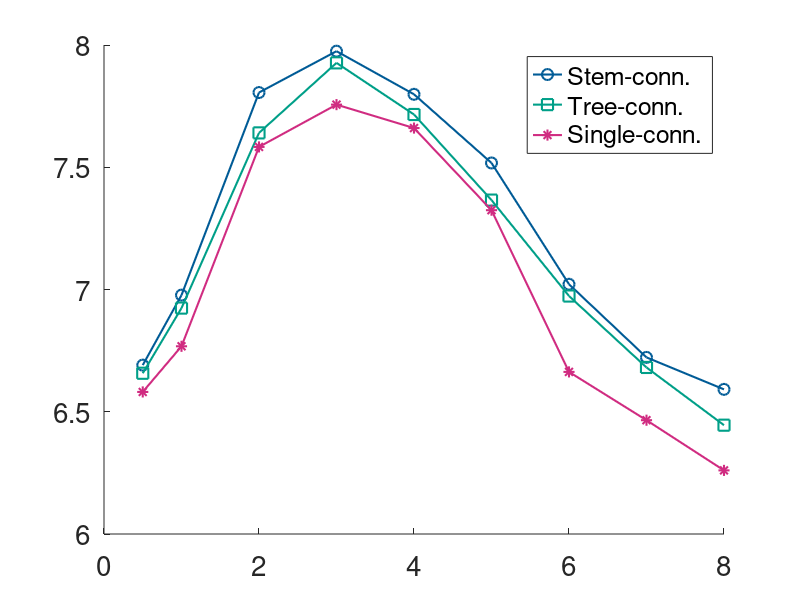

Here is the MATLAB script that generated this plot: (Note: this script raises an error after producing the figure.)
color1 = [0, 91, 150] / 255;   % (0,91,150)
color2 = [0, 159, 136] / 255;  % (0,159,136)
color3 = [208, 44, 129] / 255; % (208,44,129)
color4 = [251,144,98] / 255; %(251,144,98)
color5 = [106,13,131] / 255; % (106,13,131)
colors = {color1, color2, color3, color4, color5};

%% M = 16
load('Spacings__K_4__M_16__nMonte_500.mat');
clearvars arch_list
arch_list = {'Stem-conn.', 'Tree-conn.', 'Single-conn.'};

figure('DefaultAxesFontSize',20); %hold on;
ax1 = axes;
hold(ax1, 'on');
LineW = 1.5;
MarkS = 8;
p1 = plot(ax1, panel_spacing_list, avg_sumrate_spacing(:,1), '-o', 'Color', colors{1}, 'DisplayName', arch_list{1}, 'LineWidth', LineW, 'MarkerSize', MarkS );
p2 = plot(ax1, panel_spacing_list, avg_sumrate_spacing(:,2), '-s', 'Color', colors{2}, 'DisplayName', arch_list{2}, 'LineWidth', LineW, 'MarkerSize', MarkS );
p3 = plot(ax1, panel_spacing_list, avg_sumrate_spacing(:,3), '-*', 'Color', colors{3}, 'DisplayName', arch_list{3}, 'LineWidth', LineW, 'MarkerSize', MarkS );

lgd = legend(ax1, 'show');
lgd.Location = 'northeast';

xlabel('Inter-panel spacing $d_s$ (m)', 'Interpreter', 'LaTeX');
ylabel('Weighted sum-rate (bps/Hz)', 'Interpreter', 'LaTeX');
xlim([panel_spacing_list(1), panel_spacing_list(end)]);
set(gcf, 'Color', [1,1,1]);
set(gca, 'LineWidth',1);
% set(gca, 'xtick', panel_spacing_list);
grid on;
box on;

% save as .eps format
% print(gcf, 'wsr_vs_spacing_M_16.eps', '-depsc2' );

%% M = 32
clearvars avg_sumrate_spacing
load('Spacings__K_4__M_32__nMonte_500.mat');
arch_list = {'Stem-conn.', 'Tree-conn.', 'Single-conn.'};

figure('DefaultAxesFontSize',20); %hold on;
ax1 = axes;
hold(ax1, 'on');
LineW = 1.5;
MarkS = 8;
p1 = plot(ax1, panel_spacing_list, avg_sumrate_spacing(:,1), '-o', 'Color', colors{1}, 'DisplayName', arch_list{1}, 'LineWidth', LineW, 'MarkerSize', MarkS );
p2 = plot(ax1, panel_spacing_list, avg_sumrate_spacing(:,2), '-s', 'Color', colors{2}, 'DisplayName', arch_list{2}, 'LineWidth', LineW, 'MarkerSize', MarkS );
p3 = plot(ax1, panel_spacing_list, avg_sumrate_spacing(:,3), '-*', 'Color', colors{3}, 'DisplayName', arch_list{3}, 'LineWidth', LineW, 'MarkerSize', MarkS );

lgd = legend(ax1, 'show');
lgd.Location = 'southeast';

xlabel('Inter-panel spacing $d_s$ (m)', 'Interpreter', 'LaTeX');
ylabel('Weighted sum-rate (bps/Hz)', 'Interpreter', 'LaTeX');
xlim([panel_spacing_list(1), panel_spacing_list(end)]);
set(gcf, 'Color', [1,1,1]);
set(gca, 'LineWidth',1);
% set(gca, 'xtick', panel_spacing_list);
grid on;
box on;
%print(gcf, 'wsr_vs_spacing_M_32.eps', '-depsc2' );

%% M = 64
clearvars avg_sumrate_spacing
load('Spacings__K_4__M_64__nMonte_500.mat');
arch_list = {'Stem-conn.', 'Tree-conn.', 'Single-conn.'};

figure('DefaultAxesFontSize',20); %hold on;
ax1 = axes;
hold(ax1, 'on');
LineW = 1.5;
MarkS = 8;
p1 = plot(ax1, panel_spacing_list, avg_sumrate_spacing(:,1), '-o', 'Color', colors{1}, 'DisplayName', arch_list{1}, 'LineWidth', LineW, 'MarkerSize', MarkS );
p2 = plot(ax1, panel_spacing_list, avg_sumrate_spacing(:,2), '-s', 'Color', colors{2}, 'DisplayName', arch_list{2}, 'LineWidth', LineW, 'MarkerSize', MarkS );
p3 = plot(ax1, panel_spacing_list, avg_sumrate_spacing(:,3), '-*', 'Color', colors{3}, 'DisplayName', arch_list{3}, 'LineWidth', LineW, 'MarkerSize', MarkS );

lgd = legend(ax1, 'show');
lgd.Location = 'southeast';

xlabel('Inter-panel spacing $d_s$ (m)', 'Interpreter', 'LaTeX');
ylabel('Weighted sum-rate (bps/Hz)', 'Interpreter', 'LaTeX');
xlim([panel_spacing_list(1), panel_spacing_list(end)]);
set(gcf, 'Color', [1,1,1]);
set(gca, 'LineWidth',1);
% set(gca, 'xtick', panel_spacing_list);
grid on;
box on;
%print(gcf, 'wsr_vs_spacing_M_64.eps', '-depsc2' );
